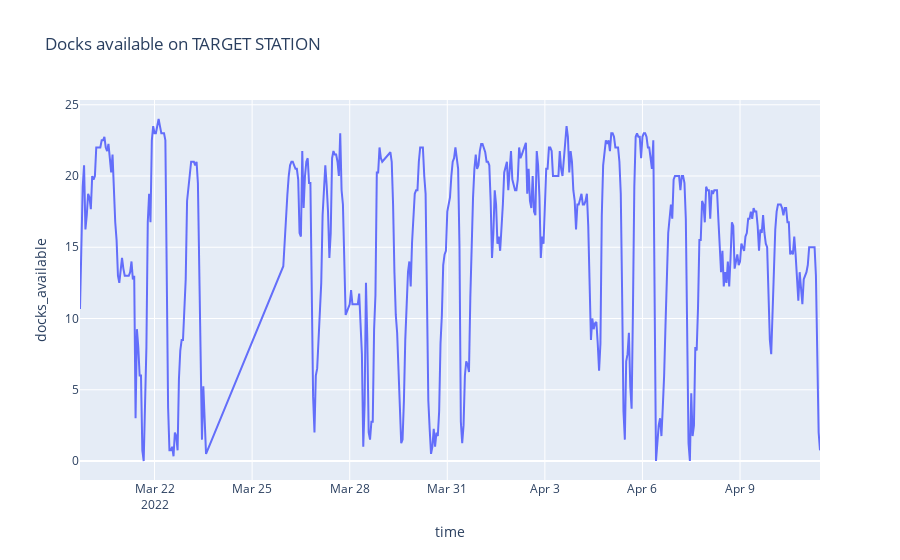

Notebook cell for this chart:
### Code cell
stacked_df = velib.groupby([pd.Grouper('station_id'),
                            pd.Grouper(level='time',freq='H')]).agg({'docks_available':'mean',
                                                                     'is_returning':min,
                                                                     'is_returning':min,
                                                                     'mechanical_available':'mean',
                                                                     'ebike_available':'mean',
                                                                     'capacity':max})

plotly.line(stacked_df.loc[TARGET_ID],y='docks_available',title='Docks available on TARGET STATION')

### Figure 1 — Plotly figure (JSON) as saved in the notebook; plotly's stock layout.template omitted (floating-point values rounded to 4 significant figures; data arrays with more than 128 entries replaced by an {"elided": "..."} marker saying what was removed)
{"data": [{"hovertemplate": "time=%{x}<br>docks_available=%{y}<extra></extra>", "legendgroup": "", "line": {"color": "#636efa", "dash": "solid"}, "marker": {"symbol": "circle"}, "mode": "lines", "name": "", "orientation": "v", "showlegend": false, "type": "scatter", "x": {"elided": "483 str values"}, "xaxis": "x", "y": {"elided": "483 float values"}, "yaxis": "y"}], "layout": {"legend": {"tracegroupgap": 0}, "title": {"text": "Docks available on TARGET STATION"}, "xaxis": {"anchor": "y", "domain": [0, 1], "title": {"text": "time"}}, "yaxis": {"anchor": "x", "domain": [0, 1], "title": {"text": "docks_available"}}}}
